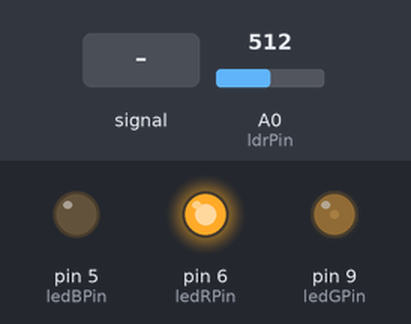
A sketch run on a simulated Arduino Uno, built with avr-gcc and run on an emulated ATmega328P. On the bench: output pins drawn as LEDs (lit = HIGH). Dashed ring = blinking. Inputs (shaded band) come from the test bench; at power-on: A0 (ldrPin) = 512.

Above: at 1.2 s.
1.3 s: A0 (ldrPin) fed a 200 Hz sine of ±255 counts around its level
At 1.8 s:
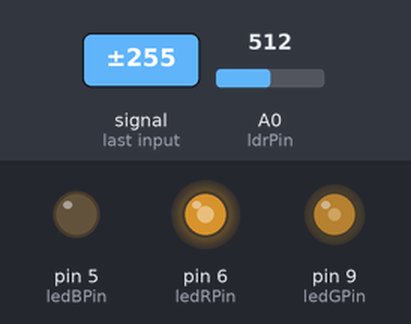
2.8 s: A0 (ldrPin) set to 810
At 5.7 s:
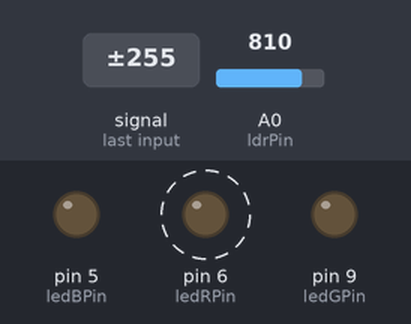
5.8 s: A0 (ldrPin) set to 782
At 6.3 s:
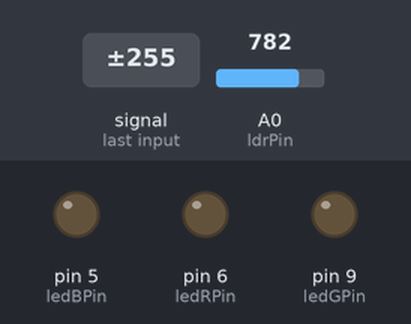
7.3 s: A0 (ldrPin) set to 617
8.8 s: A0 (ldrPin) set to 582
At 9.2 s:
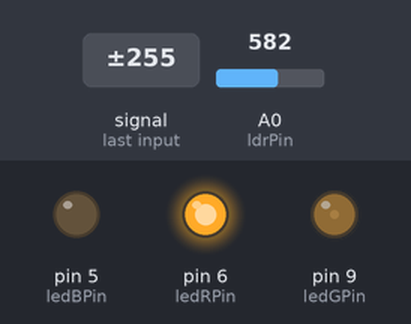
10.3 s: A0 (ldrPin) fed a 2 Hz sine of ±306 counts around its level
At 11.4 s:
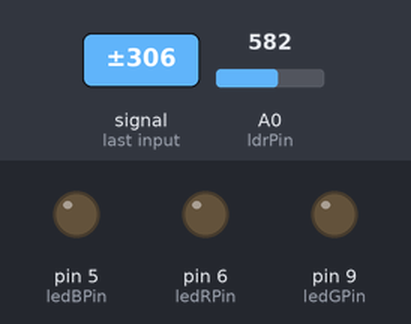
Timing chart, 0 to 14.3 s (numbered marks = the images above; inputs shaded):
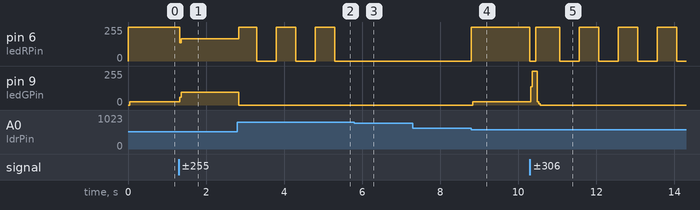

Measured:
- the behaviour switches between 801 and 800 on A0 (ldrPin) (found by bisection; images 2 and 3)
- the behaviour switches between 600 and 599 on A0 (ldrPin) (found by bisection; images 3 and 4)
- after the input at 1.3 s, pin 6 (ledRPin): 255/255 → 166/255 at once; pin 9 (ledGPin): 25/255 → 96/255 at once
- after the input at 2.8 s, pin 6 (ledRPin): alternates 255/255 for 0.50 s and 0/255 for 0.50 s, starting at once; pin 9 (ledGPin): 96/255 → 0/255 at once
- after the input at 5.8 s, pin 6 (ledRPin): stays 0/255 (without the input it goes to 255/255 after 0.00 s)
- after the input at 7.3 s, every drawn part: stays the same
- after the input at 8.8 s, pin 6 (ledRPin): 0/255 → 255/255 at once; pin 9 (ledGPin): 0/255 → 25/255 at once
- after the input at 10.3 s, pin 6 (ledRPin): goes 0/255 0.15 s, 255/255 0.61 s, 3 × (0/255 0.50 s, 255/255 0.50 s), then 0/255, starting at once; pin 9 (ledGPin): 25/255 → 255/255 at once, → 0/255 0.17 s later

The sketch:

d_VumetroLuz.ino
```cpp
/*
Vumetro de medicion de la luz
Usando LED RGB y LDR
Escala de colores desde
Azul= poca luz, verde, amarillo, rojo, rojo parpadeante= mucha luz
 Kiwibot- Jose Pujol
 */

// variables constantes para los pines
const int ldrPin = A0;    // establece el pin de la LDR
const int ledRPin = 6; // establece el pin del LED rojo
const int ledGPin = 9; // establece el pin del LED verde
const int ledBPin = 5; // establece el pin del LED azul

// variable para almacenar el valor del sensor
int ldrValue = 0;

void setup() {
  // establece los LED como salidas
  pinMode(ledRPin, OUTPUT);
  pinMode(ledGPin, OUTPUT);
  pinMode(ledBPin, OUTPUT);
}

void loop() {
  // lee el valor del sensor
  ldrValue = analogRead(ldrPin);
  // si el valor ldr es menor 200 LED azul
  if (ldrValue < 200) {
    digitalWrite(ledRPin, LOW);
    digitalWrite(ledGPin, LOW);
    digitalWrite(ledBPin, HIGH);
  }
  // si el valor ldr entre 200 y 400 LED verde
  if (ldrValue >= 200 && ldrValue < 400) {
    digitalWrite(ledRPin, LOW);
    digitalWrite(ledGPin, HIGH);
    digitalWrite(ledBPin, LOW);
  }
  // si el valor ldr entre 400 y 600 LED amarillo
  if (ldrValue >= 400 && ldrValue < 600) {
    digitalWrite(ledRPin, HIGH);
    digitalWrite(ledGPin, HIGH);
    digitalWrite(ledBPin, LOW);
  }
  // si el valor ldr entre 600 y 800 LED rojo
  if (ldrValue >= 400 && ldrValue < 600) {
    digitalWrite(ledRPin, HIGH);
    digitalWrite(ledGPin, LOW);
    digitalWrite(ledBPin, LOW);
  }
  // si el valor ldr es mayor 800 LED rojo parpadeo
  if (ldrValue > 800) {
    digitalWrite(ledRPin, HIGH);
    digitalWrite(ledGPin, LOW);
    digitalWrite(ledBPin, LOW);
    delay (500);
    digitalWrite(ledRPin, LOW);
    digitalWrite(ledGPin, LOW);
    digitalWrite(ledBPin, LOW);
    delay (500);
  }

}
```
